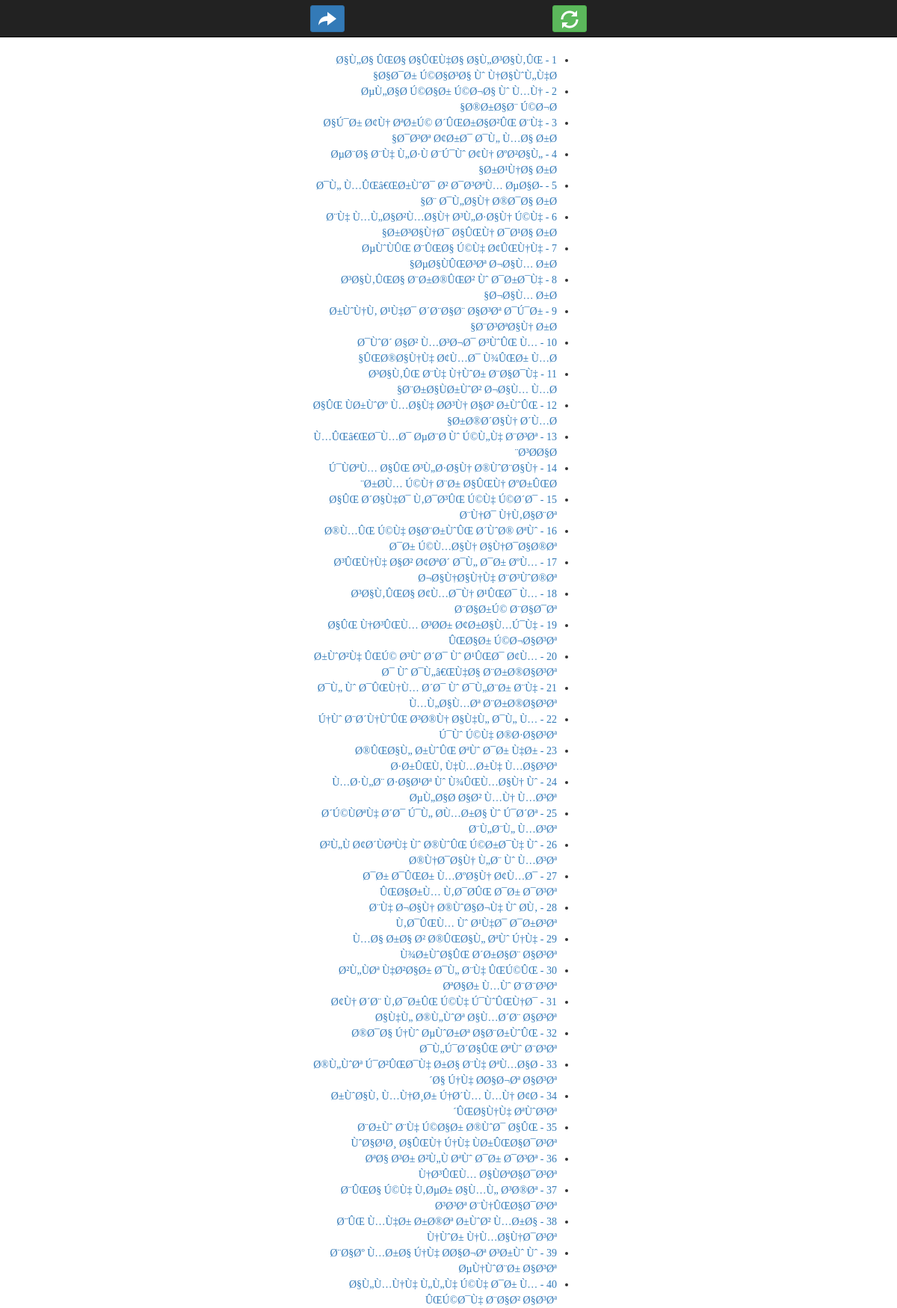
Page /list.php (upper part) on the committed database.
### tables this page shows
CREATE TABLE `sonnets` (
  `sid` int(11) NOT NULL,
  `phrase` text NOT NULL,
  PRIMARY KEY (`sid`)
);

### notorm/NotORM.php (called while the page is built, shortened)
<?php
include_once dirname(__FILE__) . "/NotORM/Structure.php";
include_once dirname(__FILE__) . "/NotORM/Result.php";
include_once dirname(__FILE__) . "/NotORM/MultiResult.php";
include_once dirname(__FILE__) . "/NotORM/Row.php";
class NotORM extends NotORM_Abstract {
	function __construct(PDO $connection, NotORM_Structure $structure = null, NotORM_Cache $cache = null) {
		$this->connection = $connection;
		if (!isset($structure)) {
			$structure = new NotORM_Structure_Convention;
		}
		$this->structure = $structure;
		$this->cache = $cache;
	}
	function __call($table, array $where) {
		$return = new NotORM_Result($this->structure->getReferencingTable($table, ''), $this);
		return $return;
	}
}

### notorm/NotORM/Structure.php (called while the page is built, shortened)
<?php
class NotORM_Structure_Convention implements NotORM_Structure {
	protected $primary, $foreign, $table, $prefix;
	function __construct($primary = 'id', $foreign = '%s_id', $table = '%s', $prefix = '') {
		$this->primary = $primary;
		$this->table = $table;
		$this->prefix = $prefix;
	}
	function getPrimary($table) {
		return sprintf($this->primary, $this->getColumnFromTable($table));
	}
	function getReferencingTable($name, $table) {
		return $this->prefix . $name;
	}
	protected function getColumnFromTable($name) {
		return $name;
	}
}

### notorm/NotORM/Row.php (called while the page is built, shortened)
<?php
class NotORM_Row extends NotORM_Abstract implements IteratorAggregate, ArrayAccess, Countable, JsonSerializable {
	protected $row, $result, $primary;
	function __construct(array $row, NotORM_Result $result) {
		$this->row = $row;
		$this->result = $result;
	}
	function offsetGet($key) {
		return $this->row[$key];
	}
}

### notorm/NotORM/Result.php (called while the page is built, shortened)
<?php
class NotORM_Result extends NotORM_Abstract implements Iterator, ArrayAccess, Countable, JsonSerializable {
	protected $single;
	protected $select = array(), $conditions = array(), $where = array(), $parameters = array(), $order = array(), $limit = null, $offset = null, $group = "", $having = "", $lock = null;
	protected $data, $referencing = array(), $aggregation = array(), $accessed, $access, $keys = array();
	function __construct($table, NotORM $notORM, $single = false) {
		$this->table = $table;
		$this->notORM = $notORM;
		$this->single = $single;
		$this->primary = $notORM->structure->getPrimary($table);
	}
	function __destruct() {
		$this->rows = null;
	}
	protected function limitString($limit, $offset = null) {
		$return = "";
		return $return;
	}
	protected function removeExtraDots($expression) {
		return preg_replace('~(?:\\b[a-z_][a-z0-9_.:]*[.:])?([a-z_][a-z0-9_]*)[.:]([a-z_*])~i', '\\1.\\2', $expression);
	}
	protected function whereString() {
		$return = "";
		$return = $this->removeExtraDots($return);
		$where = $this->where;
		if ($where) {
			$return = " WHERE " . implode($where) . $return;
		}
		$return .= $this->limitString($this->limit, $this->offset);
		return $return;
	}
	protected function topString($limit, $offset = null) {
		return "";
	}
	protected function createJoins($val) {
		$return = array();
		return $return;
	}
	function __toString() {
		$return = "SELECT" . $this->topString($this->limit, $this->offset) . " ";
		$join = $this->createJoins(implode(",", $this->conditions) . "," . implode(",", $this->select) . ",$this->group,$this->having," . implode(",", $this->order));
		if ($this->select) {
			$return .= $this->removeExtraDots(implode(", ", $this->select));
		} elseif ($this->accessed) {
			$return .= ($join ? "$this->table." : "") . implode(", " . ($join ? "$this->table." : ""), array_keys($this->accessed));
		} else {
			$return .= ($join ? "$this->table." : "") . "*";
		}
		$return .= " FROM $this->table" . implode($join) . $this->whereString();
		return $return;
	}
	protected function query($query, $parameters) {
		$return = $this->notORM->connection->prepare($query);
		if (!$return || !$return->execute(array_map(array($this, 'formatValue'), $parameters))) {
			$return = false;
		}
		return $return;
	}
	protected function formatValue($val) {
		return $val;
	}
	protected function quote($val) {
		$val = $this->formatValue($val);
		if (is_int($val) || $val instanceof NotORM_Literal) {
			return (string) $val;
		}
		return $this->notORM->connection->quote($val);
	}
	function where($condition, $parameters = array()) {
		$args = func_get_args();
		return $this->whereOperator("AND", $args);
	}
	protected function whereOperator($operator, array $args) {
		$condition = $args[0];
		$parameters = (count($args) > 1 ? $args[1] : array());
		$this->conditions[] = "$operator $condition";
		$condition = $this->removeExtraDots($condition);
		if (count($args) != 2 || strpbrk($condition, "?:")) {
			if (count($args) != 2 || !is_array($parameters)) {
				$parameters = array_slice($args, 1);
			}
			$this->parameters = array_merge($this->parameters, $parameters);
		} elseif ($parameters === null) {
			$condition .= " IS NULL";
		} elseif (!is_array($parameters)) {
			$condition .= " = " . $this->quote($parameters);
		} else {
			$condition = $this->whereIn($condition, $parameters);
		}
		$this->where[] = (preg_match('~^\)+$~', $condition)
			? $condition
			: ($this->where ? " $operator " : "") . "($condition)"
		);
		return $this;
	}
	function __call($name, array $args) {
		$operator = strtoupper($name);
		switch ($operator) {
			case "AND":
			case "OR":
				return $this->whereOperator($operator, $args);
		}
	}
	protected function execute() {
		if (!isset($this->rows)) {
			$result = false;
			$parameters = array();
			try {
				$result = $this->query($this->__toString(), $parameters);
			} catch (PDOException $exception) {
			}
			$this->rows = array();
			if ($result) {
				$result->setFetchMode(PDO::FETCH_ASSOC);
				foreach ($result as $key => $row) {
					$this->rows[$key] = new $this->notORM->rowClass($row, $this);
				}
			}
			$this->data = $this->rows;
		}
	}
	function rewind() {
		$this->execute();
	}
	function offsetGet($key) {
		if ($this->single && !isset($this->data)) {
			$clone = clone $this;
			if (is_array($key)) {
				$clone->where($key)->limit(1);
			} else {
				$clone->where($this->primary, $key);
			}
			$return = $clone->fetch();
			if ($return) {
				return $return;
			}
		} else {
			$this->execute();
			if (is_array($key)) {
				foreach ($this->data as $row) {
					foreach ($key as $k => $v) {
						if ((isset($v) && $row[$k] !== null ? $row[$k] != $v : $row[$k] !== $v)) {
							continue 2;
						}
					}
					return $row;
				}
			} elseif (isset($this->data[$key])) {
				return $this->data[$key];
			}
		}
	}
}

### list.php (the view, shortened to what this page needs)
<?php
include dirname(__FILE__) . "/notorm/NotORM.php";
$connection = new PDO("mysql:host={$config['host']};dbname={$config['name']};port={$config['port']}", $config['user'], $config['pass']);
$software = new NotORM($connection);
$sonnets = $software->sonnets();
?>
<html>
  <head>
    <link href="dist/css/bootstrap.min.css" rel="stylesheet">
    <link href="assets/css/style.css" rel="stylesheet">
  </head>
  <body>
    <nav class="navbar navbar-default navbar-inverse navbar-fixed-top" role="navigation">
      <div class="container">
        <div class="btn-group pull-left">
          <a target="_blank" class="btn btn-sm btn-primary" href="https://www.facebook.com/sharer/sharer.php?u=<?php print urlencode("http://hafez.apps.rastasoft.ir/list.php"); ?>"><i class="glyphicon glyphicon-share-alt"></i></a>
        </div>
        <a class="btn btn-sm btn-success new-sonnet" href="index.php?time=<?php print time(); ?>"><i class="glyphicon glyphicon-refresh pull-right"></i></a>
      </div>
    </nav>
    <div class="container">
      <div class="sonnets">
        <ul>
          <?php foreach ($sonnets as $sonnet): ?>
            <li>
              <?php $verse = $software->verses("sid", $sonnet['sid'])->and("number", 1); ?>
              <a href="index.php?sid=<?php print $sonnet['sid']; ?>"><?php print $sonnet['sid']; ?> - <?php print $verse[0]['hemistich_first']; ?></a>
            </li>
          <?php endforeach; ?>
        </ul>
      </div>
    </div>
  </body>
</html>

### assets/css/style.css (style rules this page uses)
body { padding-top: 70px; font: 14px/150% Tahoma; direction: rtl; height: 100%; }
.container { width: auto; max-width: 400px; }
.navbar-default .container { padding-top: 7px; }
.navbar-default .glyphicon { font-size: 24px; }

### rows in the picture
sonnets: hemistich_first "Ø§Ù„Ø§ ÛŒØ§ Ø§ÛŒÙ‡Ø§ Ø§Ù„Ø³Ø§Ù‚ÛŒ Ø§Ø¯Ø± Ú©Ø§Ø³Ø§ Ùˆ Ù†Ø§ÙˆÙ„Ù‡Ø§"
sonnets: sid "2", hemistich_first "ØµÙ„Ø§Ø­ Ú©Ø§Ø± Ú©Ø¬Ø§ Ùˆ Ù…Ù† Ø®Ø±Ø§Ø¨ Ú©Ø¬Ø§"
sonnets: sid "3", hemistich_first "Ø§Ú¯Ø± Ø¢Ù† ØªØ±Ú© Ø´ÛŒØ±Ø§Ø²ÛŒ Ø¨Ù‡ Ø¯Ø³Øª Ø¢Ø±Ø¯ Ø¯Ù„ Ù…Ø§ Ø±Ø§"
sonnets: sid "4", hemistich_first "ØµØ¨Ø§ Ø¨Ù‡ Ù„Ø·Ù Ø¨Ú¯Ùˆ Ø¢Ù† ØºØ²Ø§Ù„ Ø±Ø¹Ù†Ø§ Ø±Ø§"
sonnets: sid "5", hemistich_first "Ø¯Ù„ Ù…ÛŒâ€ŒØ±ÙˆØ¯ Ø² Ø¯Ø³ØªÙ… ØµØ§Ø­Ø¨ Ø¯Ù„Ø§Ù† Ø®Ø¯Ø§ Ø±Ø§"
sonnets: sid "6", hemistich_first "Ø¨Ù‡ Ù…Ù„Ø§Ø²Ù…Ø§Ù† Ø³Ù„Ø·Ø§Ù† Ú©Ù‡ Ø±Ø³Ø§Ù†Ø¯ Ø§ÛŒÙ† Ø¯Ø¹Ø§ Ø±Ø§"
sonnets: hemistich_first "ØµÙˆÙÛŒ Ø¨ÛŒØ§ Ú©Ù‡ Ø¢ÛŒÙ†Ù‡ ØµØ§ÙÛŒØ³Øª Ø¬Ø§Ù… Ø±Ø§"
sonnets: sid "8", hemistich_first "Ø³Ø§Ù‚ÛŒØ§ Ø¨Ø±Ø®ÛŒØ² Ùˆ Ø¯Ø±Ø¯Ù‡ Ø¬Ø§Ù… Ø±Ø§"
sonnets: sid "9", hemistich_first "Ø±ÙˆÙ†Ù‚ Ø¹Ù‡Ø¯ Ø´Ø¨Ø§Ø¨ Ø§Ø³Øª Ø¯Ú¯Ø± Ø¨Ø³ØªØ§Ù† Ø±Ø§"
sonnets: hemistich_first "Ø¯ÙˆØ´ Ø§Ø² Ù…Ø³Ø¬Ø¯ Ø³ÙˆÛŒ Ù…ÛŒØ®Ø§Ù†Ù‡ Ø¢Ù…Ø¯ Ù¾ÛŒØ± Ù…Ø§"
sonnets: hemistich_first "Ø³Ø§Ù‚ÛŒ Ø¨Ù‡ Ù†ÙˆØ± Ø¨Ø§Ø¯Ù‡ Ø¨Ø±Ø§ÙØ±ÙˆØ² Ø¬Ø§Ù… Ù…Ø§"
sonnets: hemistich_first "Ø§ÛŒ ÙØ±ÙˆØº Ù…Ø§Ù‡ Ø­Ø³Ù† Ø§Ø² Ø±ÙˆÛŒ Ø±Ø®Ø´Ø§Ù† Ø´Ù…Ø§"
sonnets: hemistich_first "Ù…ÛŒâ€ŒØ¯Ù…Ø¯ ØµØ¨Ø­ Ùˆ Ú©Ù„Ù‡ Ø¨Ø³Øª Ø³Ø­Ø§Ø¨"
sonnets: hemistich_first "Ú¯ÙØªÙ… Ø§ÛŒ Ø³Ù„Ø·Ø§Ù† Ø®ÙˆØ¨Ø§Ù† Ø±Ø­Ù… Ú©Ù† Ø¨Ø± Ø§ÛŒÙ† ØºØ±ÛŒØ¨"
sonnets: hemistich_first "Ø§ÛŒ Ø´Ø§Ù‡Ø¯ Ù‚Ø¯Ø³ÛŒ Ú©Ù‡ Ú©Ø´Ø¯ Ø¨Ù†Ø¯ Ù†Ù‚Ø§Ø¨Øª"
sonnets: hemistich_first "Ø®Ù…ÛŒ Ú©Ù‡ Ø§Ø¨Ø±ÙˆÛŒ Ø´ÙˆØ® ØªÙˆ Ø¯Ø± Ú©Ù…Ø§Ù† Ø§Ù†Ø¯Ø§Ø®Øª"
sonnets: hemistich_first "Ø³ÛŒÙ†Ù‡ Ø§Ø² Ø¢ØªØ´ Ø¯Ù„ Ø¯Ø± ØºÙ… Ø¬Ø§Ù†Ø§Ù†Ù‡ Ø¨Ø³ÙˆØ®Øª"
sonnets: hemistich_first "Ø³Ø§Ù‚ÛŒØ§ Ø¢Ù…Ø¯Ù† Ø¹ÛŒØ¯ Ù…Ø¨Ø§Ø±Ú© Ø¨Ø§Ø¯Øª"
sonnets: hemistich_first "Ø§ÛŒ Ù†Ø³ÛŒÙ… Ø³Ø­Ø± Ø¢Ø±Ø§Ù…Ú¯Ù‡ ÛŒØ§Ø± Ú©Ø¬Ø§Ø³Øª"
sonnets: sid "20", hemistich_first "Ø±ÙˆØ²Ù‡ ÛŒÚ© Ø³Ùˆ Ø´Ø¯ Ùˆ Ø¹ÛŒØ¯ Ø¢Ù…Ø¯ Ùˆ Ø¯Ù„â€ŒÙ‡Ø§ Ø¨Ø±Ø®Ø§Ø³Øª"
sonnets: sid "21", hemistich_first "Ø¯Ù„ Ùˆ Ø¯ÛŒÙ†Ù… Ø´Ø¯ Ùˆ Ø¯Ù„Ø¨Ø± Ø¨Ù‡ Ù…Ù„Ø§Ù…Øª Ø¨Ø±Ø®Ø§Ø³Øª"
sonnets: sid "22", hemistich_first "Ú†Ùˆ Ø¨Ø´Ù†ÙˆÛŒ Ø³Ø®Ù† Ø§Ù‡Ù„ Ø¯Ù„ Ù…Ú¯Ùˆ Ú©Ù‡ Ø®Ø·Ø§Ø³Øª"
sonnets: sid "23", hemistich_first "Ø®ÛŒØ§Ù„ Ø±ÙˆÛŒ ØªÙˆ Ø¯Ø± Ù‡Ø± Ø·Ø±ÛŒÙ‚ Ù‡Ù…Ø±Ù‡ Ù…Ø§Ø³Øª"
sonnets: sid "24", hemistich_first "Ù…Ø·Ù„Ø¨ Ø·Ø§Ø¹Øª Ùˆ Ù¾ÛŒÙ…Ø§Ù† Ùˆ ØµÙ„Ø§Ø­ Ø§Ø² Ù…Ù† Ù…Ø³Øª"
sonnets: sid "25", hemistich_first "Ø´Ú©ÙØªÙ‡ Ø´Ø¯ Ú¯Ù„ Ø­Ù…Ø±Ø§ Ùˆ Ú¯Ø´Øª Ø¨Ù„Ø¨Ù„ Ù…Ø³Øª"
sonnets: sid "26", hemistich_first "Ø²Ù„Ù Ø¢Ø´ÙØªÙ‡ Ùˆ Ø®ÙˆÛŒ Ú©Ø±Ø¯Ù‡ Ùˆ Ø®Ù†Ø¯Ø§Ù† Ù„Ø¨ Ùˆ Ù…Ø³Øª"
sonnets: sid "27", hemistich_first "Ø¯Ø± Ø¯ÛŒØ± Ù…ØºØ§Ù† Ø¢Ù…Ø¯ ÛŒØ§Ø±Ù… Ù‚Ø¯Ø­ÛŒ Ø¯Ø± Ø¯Ø³Øª"
sonnets: sid "28", hemistich_first "Ø¨Ù‡ Ø¬Ø§Ù† Ø®ÙˆØ§Ø¬Ù‡ Ùˆ Ø­Ù‚ Ù‚Ø¯ÛŒÙ… Ùˆ Ø¹Ù‡Ø¯ Ø¯Ø±Ø³Øª"
sonnets: sid "29", hemistich_first "Ù…Ø§ Ø±Ø§ Ø² Ø®ÛŒØ§Ù„ ØªÙˆ Ú†Ù‡ Ù¾Ø±ÙˆØ§ÛŒ Ø´Ø±Ø§Ø¨ Ø§Ø³Øª"
sonnets: sid "30", hemistich_first "Ø²Ù„ÙØª Ù‡Ø²Ø§Ø± Ø¯Ù„ Ø¨Ù‡ ÛŒÚ©ÛŒ ØªØ§Ø± Ù…Ùˆ Ø¨Ø¨Ø³Øª"
sonnets: sid "31", hemistich_first "Ø¢Ù† Ø´Ø¨ Ù‚Ø¯Ø±ÛŒ Ú©Ù‡ Ú¯ÙˆÛŒÙ†Ø¯ Ø§Ù‡Ù„ Ø®Ù„ÙˆØª Ø§Ù…Ø´Ø¨ Ø§Ø³Øª"
sonnets: sid "32", hemistich_first "Ø®Ø¯Ø§ Ú†Ùˆ ØµÙˆØ±Øª Ø§Ø¨Ø±ÙˆÛŒ Ø¯Ù„Ú¯Ø´Ø§ÛŒ ØªÙˆ Ø¨Ø³Øª"
sonnets: sid "33", hemistich_first "Ø®Ù„ÙˆØª Ú¯Ø²ÛŒØ¯Ù‡ Ø±Ø§ Ø¨Ù‡ ØªÙ…Ø§Ø´Ø§ Ú†Ù‡ Ø­Ø§Ø¬Øª Ø§Ø³Øª"
sonnets: sid "34", hemistich_first "Ø±ÙˆØ§Ù‚ Ù…Ù†Ø¸Ø± Ú†Ø´Ù… Ù…Ù† Ø¢Ø´ÛŒØ§Ù†Ù‡ ØªÙˆØ³Øª"
sonnets: sid "35", hemistich_first "Ø¨Ø±Ùˆ Ø¨Ù‡ Ú©Ø§Ø± Ø®ÙˆØ¯ Ø§ÛŒ ÙˆØ§Ø¹Ø¸ Ø§ÛŒÙ† Ú†Ù‡ ÙØ±ÛŒØ§Ø¯Ø³Øª"
sonnets: sid "36", hemistich_first "ØªØ§ Ø³Ø± Ø²Ù„Ù ØªÙˆ Ø¯Ø± Ø¯Ø³Øª Ù†Ø³ÛŒÙ… Ø§ÙØªØ§Ø¯Ø³Øª"
sonnets: sid "37", hemistich_first "Ø¨ÛŒØ§ Ú©Ù‡ Ù‚ØµØ± Ø§Ù…Ù„ Ø³Ø®Øª Ø³Ø³Øª Ø¨Ù†ÛŒØ§Ø¯Ø³Øª"
sonnets: sid "38", hemistich_first "Ø¨ÛŒ Ù…Ù‡Ø± Ø±Ø®Øª Ø±ÙˆØ² Ù…Ø±Ø§ Ù†ÙˆØ± Ù†Ù…Ø§Ù†Ø¯Ø³Øª"
sonnets: sid "39", hemistich_first "Ø¨Ø§Øº Ù…Ø±Ø§ Ú†Ù‡ Ø­Ø§Ø¬Øª Ø³Ø±Ùˆ Ùˆ ØµÙ†ÙˆØ¨Ø± Ø§Ø³Øª"
sonnets: sid "40", hemistich_first "Ø§Ù„Ù…Ù†Ù‡ Ù„Ù„Ù‡ Ú©Ù‡ Ø¯Ø± Ù…ÛŒÚ©Ø¯Ù‡ Ø¨Ø§Ø² Ø§Ø³Øª"
